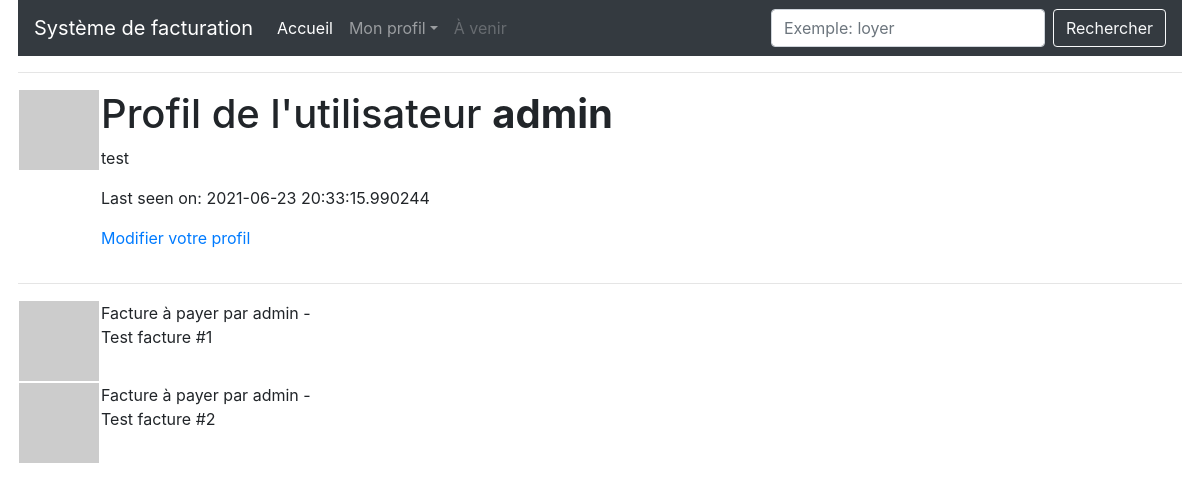
The page /user/admin (signed in) on the database as committed earlier.
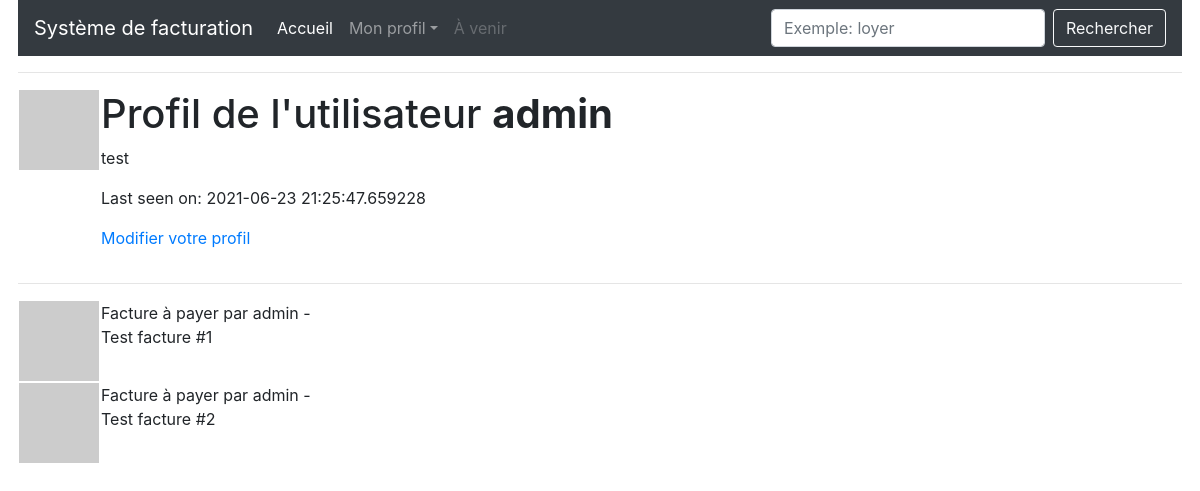
The same page on the database as committed later.
### app/models.py (models this page shows, shortened)
class User(UserMixin, db.Model):
    id = db.Column(db.Integer, primary_key=True)
    username = db.Column(db.String(64), index=True, unique=True)
    email = db.Column(db.String(120), index=True, unique=True)
    password_hash = db.Column(db.String(128))
    posts = db.relationship('Facture', backref='author', lazy='dynamic')
    about_me = db.Column(db.String(140))
    last_seen = db.Column(db.DateTime, default=datetime.utcnow)
    def avatar(self, size):
        digest = md5(self.email.lower().encode('utf-8')).hexdigest()
        return 'https://www.gravatar.com/avatar/{}?d=identicon&s={}'.format(digest, size)

### app/routes.py (the view)
@app.route('/user/<username>')
@login_required
def user(username):
    user = User.query.filter_by(username=username).first_or_404()
    factures = [
        {'author': user, 'body': 'Test facture #1'},
        {'author': user, 'body': 'Test facture #2'}
    ]
    return render_template('user.html', user=user, factures=factures)

### app/models.py (called while the page is built)
@login.user_loader
def load_user(id):
    return User.query.get(int(id))

### app/routes.py (called while the page is built)
@app.before_request
def before_request():
    if current_user.is_authenticated:
        current_user.last_seen = datetime.utcnow()
        db.session.commit()

### app/templates/user.html
{% extends "base.html" %}
{% block content %}
    <table>
        <tr valign="top">
            <td><img src="{{ user.avatar(128) }}"></td>
            <td>
                <h1>Profil de l'utilisateur <strong>{{ user.username }}</strong></h1>
                {% if user.about_me %}<p>{{ user.about_me }}</p>{% endif %}
                {% if user.last_seen %}<p>Last seen on: {{ user.last_seen }}</p>{% endif %}
                {% if user == current_user %}
                <p><a href="{{ url_for('edit_profile') }}">Modifier votre profil</a></p>
                {% endif %}
            </td>
        </tr>
    </table>
    <hr>
    {% for facture in factures %}
        {% include '_factures.html' %}
    {% endfor %}
{% endblock %}

### app/templates/base.html (shortened to what this page needs)
<!doctype html>
<html lang="fr">
  <head>
      <link rel="stylesheet" href="https://maxcdn.bootstrapcdn.com/bootstrap/4.0.0/css/bootstrap.min.css">
      <link rel="stylesheet" href="{{ url_for('static', filename='css/style.css') }}">
    </head>
  <body>
    <nav class="navbar navbar-expand-lg navbar-dark bg-dark">
      <a class="navbar-brand" href="{{ url_for('index') }}">Système de facturation</a>
      <div class="collapse navbar-collapse">
        <ul class="navbar-nav mr-auto">
          <li class="nav-item active">
            <a class="nav-link" href="{{ url_for('index') }}">Accueil</a>
          </li>
          <li class="nav-item">
            {% if current_user.is_anonymous %}
            <a class="nav-link" href="{{ url_for('login') }}">Se connecter</a>
            {% else %}
            <li class="nav-item dropdown">
              <a class="nav-link dropdown-toggle" href="#" id="navbarDropdown" role="button" data-toggle="dropdown" aria-haspopup="true" aria-expanded="false">Mon profil</a>
            </li>
            {% endif %}
          </li>
          <li class="nav-item">
            <a class="nav-link disabled" href="#">À venir</a>
          </li>
        </ul>
        <form class="form-inline">
          <input class="form-control mr-sm-2" type="search" placeholder="Exemple: loyer" aria-label="Search" />
          <button class="btn btn-outline-light my-2 my-sm-0" type="submit">Rechercher</button>
        </form>
      </div>
    </nav>
    <hr>
    {% block content %}{% endblock %}
  </body>
</html>

### app/templates/_factures.html
<table>
  <tr valign="top">
    <td><img src="{{ facture.author.avatar(36) }}"></td>
    <td>Facture à payer par {{ facture.author.username }} - <br>{{ facture.body }}</td>
  </tr>
</table>

### app/static/css/style.css (style rules this page uses)
body { width:97%; margin-left:auto; margin-right:auto; }

Rows that differ between the two databases and show on the page:
changed User "admin": last_seen "2021-06-23 20:33:15.990244" → "2021-06-23 21:25:47.659228"
